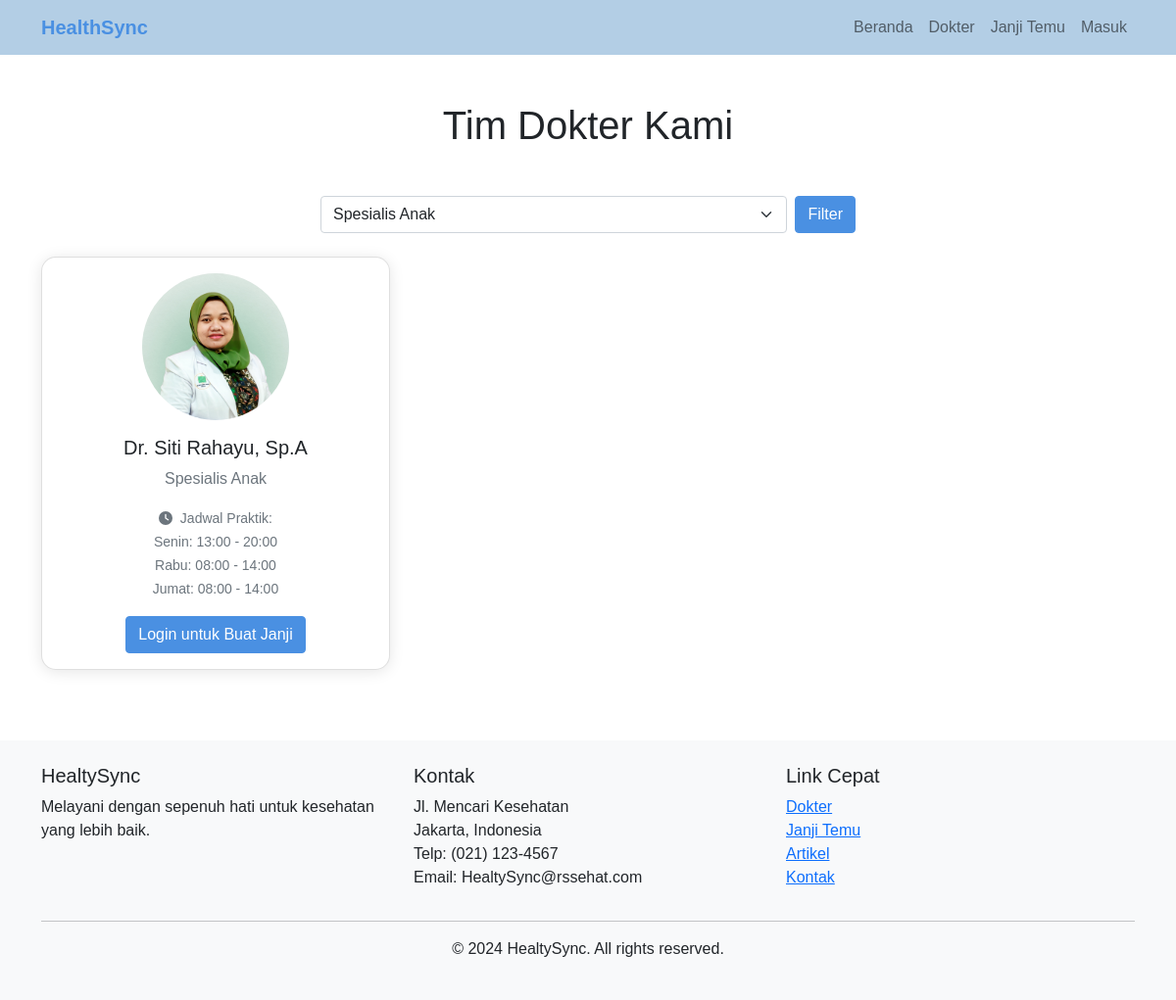
The page /doctors.php?specialization=Spesialis Anak on the database its author committed.
### tables this page shows
CREATE TABLE `doctors` (
  `id` int(11) NOT NULL,
  `name` varchar(100) NOT NULL,
  `specialization` varchar(100) NOT NULL,
  `photo` varchar(255) DEFAULT NULL,
  `schedule` text DEFAULT NULL,
  `status` enum('active','inactive') DEFAULT 'active',
  `is_active` tinyint(1) DEFAULT 1
);

### doctors.php (the view, shortened to what this page needs)
<?php
require_once 'config/database.php';
include 'includes/header.php';
?>
<div class="container my-5">
    <h1 class="text-center mb-5">Tim Dokter Kami</h1>
    <div class="row mb-4">
        <div class="col-md-6 mx-auto">
            <form action="" method="GET" class="d-flex">
                <select name="specialization" class="form-select me-2">
                    <?php
                    $stmt = $pdo->query("SELECT DISTINCT specialization FROM doctors ORDER BY specialization");
                    while($row = $stmt->fetch()) {
                        $selected = (isset($_GET['specialization']) && $_GET['specialization'] == $row['specialization']) ? 'selected' : '';
                        echo "<option value='".$row['specialization']."' ".$selected.">".$row['specialization']."</option>";
                    }
                    ?>
                </select>
                <button type="submit" class="btn btn-primary">Filter</button>
            </form>
        </div>
    </div>
    <div class="row">
        <?php
        $query = "SELECT * FROM doctors WHERE status = 'active'";
        if(isset($_GET['specialization']) && !empty($_GET['specialization'])) {
            $spec = $_GET['specialization'];
            $query .= " AND specialization = :specialization";
        }
        $query .= " ORDER BY name";
        $stmt = $pdo->prepare($query);
        if(isset($spec)) {
            $stmt->bindParam(':specialization', $spec);
        }
        $stmt->execute();
        while($doctor = $stmt->fetch()) {
        ?>
        <div class="col-md-4 mb-4">
            <div class="card h-100">
                <div class="card-body text-center">
                    <?php if($doctor['photo']): ?>
                        <img src="<?php echo $doctor['photo']; ?>" alt="<?php echo $doctor['name']; ?>"
                             class="rounded-circle mb-3" style="width: 150px; height: 150px; object-fit: cover;">
                    <?php else: ?>
                        <img src="images/doctor-default.jpg" alt="Default Doctor Image"
                             class="rounded-circle mb-3" style="width: 150px; height: 150px; object-fit: cover;">
                    <?php endif; ?>
                    <h5 class="card-title"><?php echo $doctor['name']; ?></h5>
                    <p class="card-text text-muted"><?php echo $doctor['specialization']; ?></p>
                    <?php if($doctor['schedule']): ?>
                        <div class="mb-3">
                            <small class="text-muted">
                                <i class="fas fa-clock me-1"></i>
                                Jadwal Praktik:<br>
                                <?php echo nl2br($doctor['schedule']); ?>
                            </small>
                        </div>
                    <?php endif; ?>
                    <?php if(isset($_SESSION['user_id'])): ?>
                        <a href="appointment.php?doctor_id=<?php echo $doctor['id']; ?>"
                           class="btn btn-primary">Buat Janji Temu</a>
                    <?php else: ?>
                        <a href="login.php" class="btn btn-primary">Login untuk Buat Janji</a>
                    <?php endif; ?>
                </div>
            </div>
        </div>
        <?php } ?>
    </div>
</div>
<?php include 'includes/footer.php'; ?>

### includes/header.php (style rules this page uses)
:root { --primary-color: #4A90E2; --light-blue: #b3cee5; }
body { font-family: 'Arial', sans-serif; background-color: #ffffff; }
.btn-primary { background-color: var(--primary-color); border-color: var(--primary-color); }
.card { border-radius: 15px; box-shadow: 0 2px 15px rgba(0,0,0,0.1); }

### doctors.php (style rules this page uses)
.card { transition: transform 0.2s; }

### rows shown on the page
doctors: photo (picture), name "Dr. Siti Rahayu, Sp.A", specialization "Spesialis Anak", schedule "Senin: 13:00 - 20:00 Rabu: 08:00 - 14:00 Jumat: 08:00 - 14:00"

### other values the page prints
form field specialization "Spesialis Anak"
